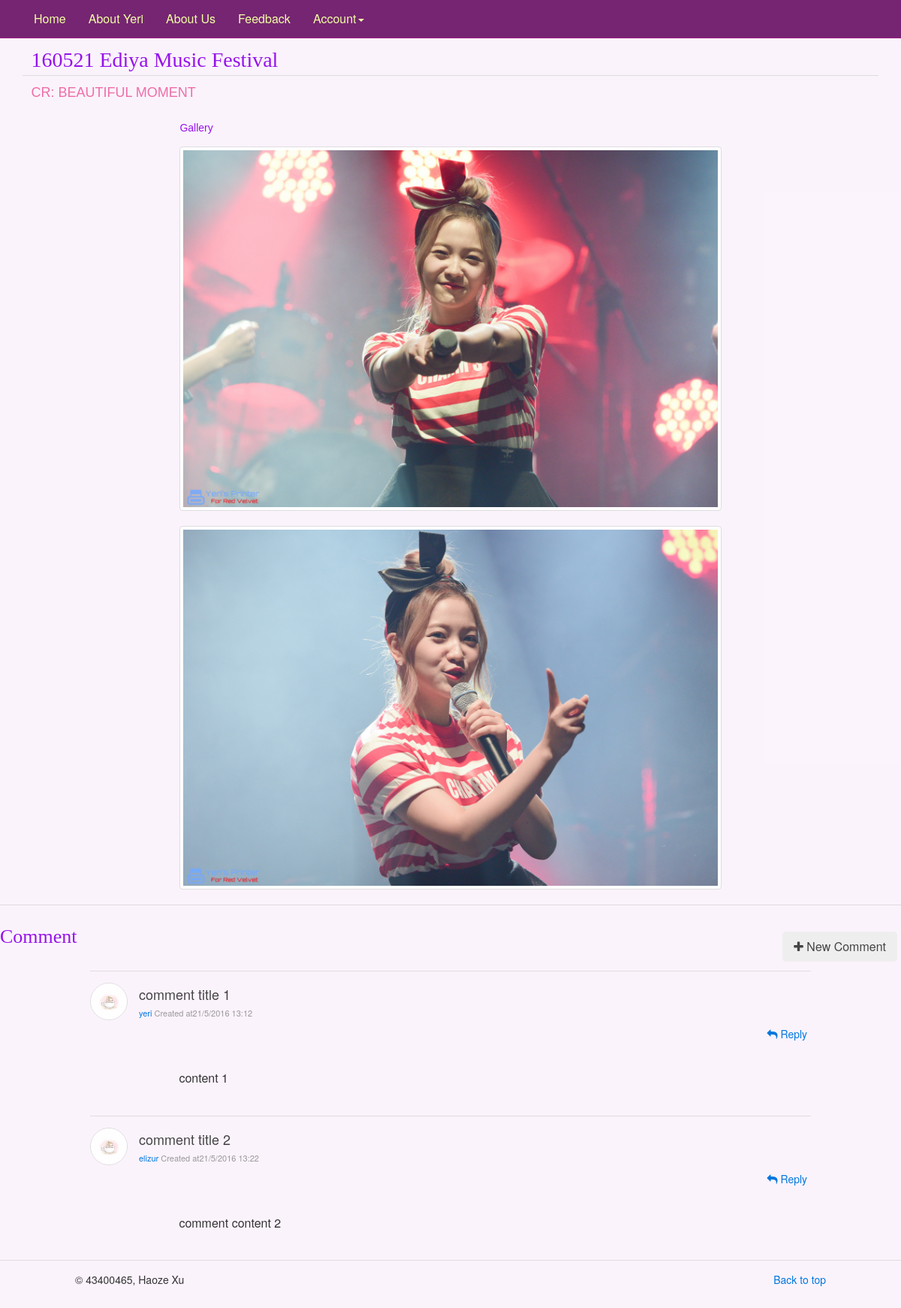
Screenshot of /160521001.php with the database file from the repository.
### tables this page shows
CREATE TABLE IF NOT EXISTS `posts` (
  `post_id` int(20) NOT NULL,
  `title` varchar(100) NOT NULL,
  `content` varchar(20000) NOT NULL,
  `thumbnail` varchar(200) NOT NULL,
  PRIMARY KEY (`post_id`)
);

CREATE TABLE IF NOT EXISTS `media` (
  `post_id` int(20) NOT NULL,
  `media_id` int(20) NOT NULL,
  `type` varchar(10) NOT NULL,
  `url` varchar(200) NOT NULL,
  PRIMARY KEY (`post_id`,`media_id`),
  KEY `post_id` (`post_id`)
);

CREATE TABLE IF NOT EXISTS `comments` (
  `comment_id` int(20) NOT NULL,
  `comment_title` varchar(50) NOT NULL,
  `comment` varchar(1000) NOT NULL,
  `comment_time` varchar(20) NOT NULL,
  `username` varchar(20) NOT NULL,
  `post_id` int(20) NOT NULL,
  PRIMARY KEY (`comment_id`,`post_id`),
  KEY `username` (`username`),
  KEY `post_id` (`post_id`)
);

### 160521001.php (the view, shortened to what this page needs)
<?php
  $servername = "localhost";
  $username = "yeri";
  $password = "yeri";
  $dbname = "allforyeri";
  $post_id = (int)substr($_SERVER['PHP_SELF'], 1);
  $conn = new mysqli($servername, $username, $password, $dbname);
  $post_sql = "SELECT * FROM posts";
  $postResult = $conn->query($post_sql);
  $comment_sql = "SELECT * FROM comments";
  $commentResult = $conn->query($comment_sql);
  $media_sql = "SELECT * FROM media";
  $mediaResult = $conn->query($media_sql);
  $postArr=array();
  $commentArr=array();
  $mediaArr=array();
  while($postRow = $postResult->fetch_assoc()) {
    array_push($postArr, $postRow);
  }
  while($commentRow = $commentResult->fetch_assoc()) {
    array_push($commentArr, $commentRow);
  }
  while($mediaRow = $mediaResult->fetch_assoc()) {
    array_push($mediaArr, $mediaRow);
  }
?>
<!DOCTYPE html>
<html lang="en">
<head>
    <link href="css/bootstrap.min.css" rel="stylesheet">
    <link href="css/main.css" rel="stylesheet">
    <link href="css/Content.css" rel="stylesheet">
    <link href="css/lightbox.css" rel="stylesheet">
    <link href="css/comment.css" rel="stylesheet">
    <link href="css/uikit.min.css" rel="stylesheet">
</head>
<body>
  <nav class="navbar navbar-default navbar-fixed-top">
    <div class="container">
      <div id="navbar" class="navbar-collapse collapse nav_bar">
        <ul class="nav navbar-nav">
          <li><a href="index.php">Home</a></li>
          <li><a href="About_Yeri.php">About Yeri</a></li>
          <li><a href="About_Us.php">About Us</a></li>
          <li><a href="Feedback.php">Feedback</a></li>
          <li class="dropdown">
            <a href="http://v3.bootcss.com/examples/navbar-fixed-top/#" class="dropdown-toggle" data-toggle="dropdown" role="button" aria-haspopup="true" aria-expanded="false">Account<span class="caret"></span></a>
          </li>
        </ul>
      </div>
    </div>
  </nav>
  <div class="container main_content">
    <div class="row">
      <div class="col-md-12 content">
        <?php
          for ($i=0; $i<count($postArr); $i++) {
            if ($postArr[$i]['post_id'] == $post_id) {
              echo "<h2>". $postArr[$i]['title'] ."</h2>\n";
            }
          }
          echo "<hr>\n";
          for ($i=0; $i<count($postArr); $i++) {
            if ($postArr[$i]['post_id'] == $post_id) {
              echo "<p>". $postArr[$i]['content'] ."</p>\n";
            }
          } ?>
      </div>
    </div>
  </div>
  <div class="content_pic">
      <article class="post tag-ad">
        <h5>Gallery</h5>
        <div class="post-featured-image">
          <?php
            for ($i=0; $i<count($mediaArr); $i++) {
              if ($mediaArr[$i]['post_id'] == $post_id) {
                echo "<a class=\"thumbnail loaded\" data-lightbox=\"famcam\" href=" . $mediaArr[$i]['url'] . "><img src=" . $mediaArr[$i]['url'] . " class=\"main_imgs\" alt=\"Content\"></a>";
              }
            } ?>
        </div>
      </article>
  </div>
  <hr>
  <ul class="uk-comment-list">
    <div id="comment_title">
      <div class="comment_handling">
        <a class="uk-button uk-button-large" href="#"><i class="uk-icon-plus"></i>   New Comment</a>
      </div>
      <h3>Comment</h3>
    </div>
    <?php
      for ($i=0; $i<count($commentArr); $i++) {
        if ($commentArr[$i]['post_id'] == $post_id) { ?>
      <li>
        <article class="uk-comment comment">
          <hr>
          <header class="uk-comment-header">
              <?php echo "<img class=\"uk-comment-avatar\" src=\"images/avatar1.jpg\" alt=\"avatar4\">\n"; ?>
              <?php echo "<h4 class=\"uk-comment-title\">" . $commentArr[$i]['comment_title'] . "</h4>\n"; ?>
              <div class="uk-comment-meta">
                <?php echo "<a>". $commentArr[$i]['username'] . "</a>\n"; ?>
                <?php echo "Created at" . $commentArr[$i]['comment_time']; ?>
              </div>
              <div class="comment_handling">
                <?php
                  echo "<a href=\"#\"><i class=\"uk-icon-reply\"></i>   Reply</a>";
                ?>
              </div>
          </header>
          <div class="uk-comment-body">
            <?php echo "<o>". $commentArr[$i]['comment'] . "</o>\n"; ?>
          </div>
        </article>
      </li>
    <?php }
     } ?>
  </ul>
  <hr>
  <footer>
    <p class="pull-right"><a href="#">Back to top</a></p>
    <p>© 43400465, Haoze Xu</p>
    <div class="blank"></div>
  </footer>
</body>

### css/main.css (style rules this page uses)
body { background: rgba(249,237,251,0.63); height: auto; }
[class*="col-"] { height: 110px; padding-top: 15px; }
.navbar-default { background-color: #752572; border-color: #9d1e88; }
.navbar-default .navbar-nav > li > a { font-size: 16px; font-family: HelveticaNeue; }
.navbar-default .navbar-nav > li > a { color: #f1ffa3; }
.nav_bar { float: left; }
.navbar-default .navbar-collapse, .navbar-default .navbar-form { border-color: #ecf0f1; }
.main_content { margin-top: 50px; }
h2 { text-align: center; font-family: HelveticaNeue; padding-bottom: 10px; margin-top: -15px; }
footer { padding-left: 100px; padding-right: 100px; }
.blank { height: 65px; }

### css/Content.css (style rules this page uses)
.content h2 { font-family: Avenir-Book; font-size: 28px; color: #9613ea; text-align: left; padding-left: 1%; margin-bottom: -20px; }
.content p { padding-left: 1%; margin-top: -5px; font-family: Helvetica; font-size: 18px; color: #ed6ea8; }
.content_pic { margin: 0 auto; width: 60.1%; }
.main_imgs { width:100%; }
.content_pic h5 { font-family: Helvetica; color: #9613ea; }

### css/lightbox.css (style rules this page uses)
body:after { content: url(../images/close.png) url(../images/loading.gif) url(../images/prev.png) url(../images/next.png); display: none; }

### css/comment.css (style rules this page uses)
.uk-comment-list { list-style-type: none; }
.comment { margin-left: 10%; margin-right: 10%; }
.uk-comment-avatar { width: 50px; height: 50px; border: 1px solid #dddddd; border-radius: 50%; margin-right: 15px; float: left; }
.uk-comment-title { display: inline; }
.uk-comment-header h4 { font-size: 18px; line-height: 30px; }
.uk-comment-meta { font-size: 12px; margin: 2px 0 0 0; font-size: 11px; line-height: 16px; color: #999; }
.uk-comment-body { padding-left: 50px; font-size: 16px; font-family: HelveticaNeue; word-wrap: break-word; white-space: pre-wrap; }
.uk-comment-body { margin-left: 15px; }
.comment_handling { float: right; padding-right: 5px; padding-left: 5px; padding-top: 10px; }
.uk-button { border: 1px solid #d43ac8; border-radius: 5px; }
#comment_title { padding-bottom: 3px; }
#comment_title h3 { font-family: Avenir-Book; font-size: 26px; color: #9613EA; padding-top: 5px; }

### rows the page displays
posts: title "160521 Ediya Music Festival", content "CR: BEAUTIFUL MOMENT"
media: url (picture)
media: url (picture)
comments: comment_title "comment title 1", username "yeri", comment_time "21/5/2016 13:12", comment "content 1"
comments: comment_title "comment title 2", username "elizur", comment_time "21/5/2016 13:22", comment "comment content 2"
